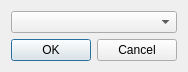
<?xml version="1.0" encoding="UTF-8"?>
<ui version="4.0">
 <class>OpenDialog</class>
 <widget class="QDialog" name="OpenDialog">
  <property name="geometry">
   <rect>
    <x>0</x>
    <y>0</y>
    <width>174</width>
    <height>67</height>
   </rect>
  </property>
  <property name="windowTitle">
   <string>Open Team</string>
  </property>
  <layout class="QVBoxLayout" name="verticalLayout">
   <item>
    <widget class="QComboBox" name="cmbOpenTeam"/>
   </item>
   <item>
    <widget class="QDialogButtonBox" name="buttonBox">
     <property name="orientation">
      <enum>Qt::Horizontal</enum>
     </property>
     <property name="standardButtons">
      <set>QDialogButtonBox::Cancel|QDialogButtonBox::Ok</set>
     </property>
    </widget>
   </item>
  </layout>
 </widget>
 <resources/>
 <connections>
  <connection>
   <sender>buttonBox</sender>
   <signal>accepted()</signal>
   <receiver>OpenDialog</receiver>
   <slot>accept()</slot>
   <hints>
    <hint type="sourcelabel">
     <x>248</x>
     <y>254</y>
    </hint>
    <hint type="destinationlabel">
     <x>157</x>
     <y>274</y>
    </hint>
   </hints>
  </connection>
  <connection>
   <sender>buttonBox</sender>
   <signal>rejected()</signal>
   <receiver>OpenDialog</receiver>
   <slot>reject()</slot>
   <hints>
    <hint type="sourcelabel">
     <x>316</x>
     <y>260</y>
    </hint>
    <hint type="destinationlabel">
     <x>286</x>
     <y>274</y>
    </hint>
   </hints>
  </connection>
 </connections>
</ui>
